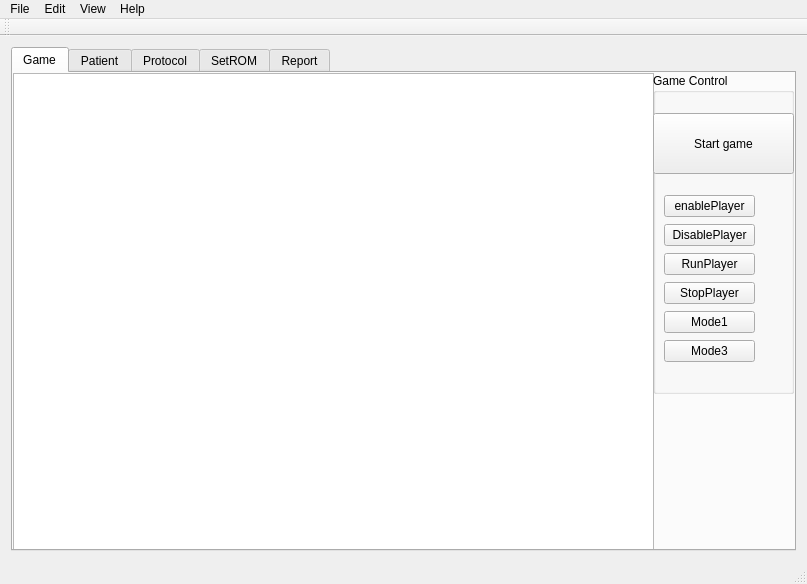
<?xml version="1.0" encoding="UTF-8"?>
<ui version="4.0">
 <class>JrdGui</class>
 <widget class="QMainWindow" name="JrdGui">
  <property name="geometry">
   <rect>
    <x>0</x>
    <y>0</y>
    <width>807</width>
    <height>584</height>
   </rect>
  </property>
  <property name="windowTitle">
   <string>JrdGui</string>
  </property>
  <widget class="QWidget" name="centralWidget">
   <layout class="QHBoxLayout" name="horizontalLayout">
    <item>
     <widget class="QTabWidget" name="tabWidget">
      <property name="layoutDirection">
       <enum>Qt::LeftToRight</enum>
      </property>
      <property name="autoFillBackground">
       <bool>false</bool>
      </property>
      <property name="tabPosition">
       <enum>QTabWidget::North</enum>
      </property>
      <property name="currentIndex">
       <number>0</number>
      </property>
      <property name="documentMode">
       <bool>false</bool>
      </property>
      <widget class="QWidget" name="tabGame">
       <attribute name="title">
        <string>Game</string>
       </attribute>
       <widget class="QGraphicsView" name="graphicsView">
        <property name="geometry">
         <rect>
          <x>0</x>
          <y>0</y>
          <width>641</width>
          <height>481</height>
         </rect>
        </property>
       </widget>
       <widget class="QGroupBox" name="groupGameControl">
        <property name="geometry">
         <rect>
          <x>640</x>
          <y>0</y>
          <width>141</width>
          <height>321</height>
         </rect>
        </property>
        <property name="title">
         <string>Game Control</string>
        </property>
        <widget class="QPushButton" name="buttonStart">
         <property name="geometry">
          <rect>
           <x>0</x>
           <y>40</y>
           <width>141</width>
           <height>61</height>
          </rect>
         </property>
         <property name="text">
          <string>Start game</string>
         </property>
        </widget>
        <widget class="QWidget" name="layoutWidget">
         <property name="geometry">
          <rect>
           <x>0</x>
           <y>110</y>
           <width>113</width>
           <height>194</height>
          </rect>
         </property>
         <layout class="QVBoxLayout" name="verticalLayout">
          <item>
           <widget class="QPushButton" name="buttonEnablePlayer">
            <property name="text">
             <string>enablePlayer</string>
            </property>
           </widget>
          </item>
          <item>
           <widget class="QPushButton" name="buttonDisablePlayer">
            <property name="text">
             <string>DisablePlayer</string>
            </property>
           </widget>
          </item>
          <item>
           <widget class="QPushButton" name="buttonRunPlayer">
            <property name="text">
             <string>RunPlayer</string>
            </property>
           </widget>
          </item>
          <item>
           <widget class="QPushButton" name="buttonStopPlayer">
            <property name="text">
             <string>StopPlayer</string>
            </property>
           </widget>
          </item>
          <item>
           <widget class="QPushButton" name="buttonMode1Player">
            <property name="text">
             <string>Mode1</string>
            </property>
           </widget>
          </item>
          <item>
           <widget class="QPushButton" name="buttonMode3Player">
            <property name="text">
             <string>Mode3</string>
            </property>
           </widget>
          </item>
         </layout>
        </widget>
       </widget>
      </widget>
      <widget class="QWidget" name="tabPatient">
       <attribute name="title">
        <string>Patient</string>
       </attribute>
      </widget>
      <widget class="QWidget" name="tabProtocol">
       <attribute name="title">
        <string>Protocol</string>
       </attribute>
      </widget>
      <widget class="QWidget" name="tabSetROM">
       <attribute name="title">
        <string>SetROM</string>
       </attribute>
      </widget>
      <widget class="QWidget" name="tabReport">
       <attribute name="title">
        <string>Report</string>
       </attribute>
      </widget>
     </widget>
    </item>
   </layout>
  </widget>
  <widget class="QMenuBar" name="menuBar">
   <property name="geometry">
    <rect>
     <x>0</x>
     <y>0</y>
     <width>807</width>
     <height>21</height>
    </rect>
   </property>
   <widget class="QMenu" name="menuFile">
    <property name="title">
     <string>File</string>
    </property>
    <addaction name="actionSetting"/>
   </widget>
   <widget class="QMenu" name="menuView">
    <property name="title">
     <string>Edit</string>
    </property>
   </widget>
   <widget class="QMenu" name="menuView_2">
    <property name="title">
     <string>View</string>
    </property>
   </widget>
   <widget class="QMenu" name="menuHelp">
    <property name="title">
     <string>Help</string>
    </property>
    <addaction name="actionAbout"/>
   </widget>
   <addaction name="menuFile"/>
   <addaction name="menuView"/>
   <addaction name="menuView_2"/>
   <addaction name="menuHelp"/>
  </widget>
  <widget class="QToolBar" name="mainToolBar">
   <property name="sizePolicy">
    <sizepolicy hsizetype="Ignored" vsizetype="Fixed">
     <horstretch>0</horstretch>
     <verstretch>0</verstretch>
    </sizepolicy>
   </property>
   <attribute name="toolBarArea">
    <enum>TopToolBarArea</enum>
   </attribute>
   <attribute name="toolBarBreak">
    <bool>false</bool>
   </attribute>
  </widget>
  <widget class="QStatusBar" name="statusBar"/>
  <action name="actionAbout">
   <property name="text">
    <string>About</string>
   </property>
  </action>
  <action name="actionSetting">
   <property name="text">
    <string>Setting</string>
   </property>
  </action>
 </widget>
 <layoutdefault spacing="6" margin="11"/>
 <resources/>
 <connections/>
</ui>
